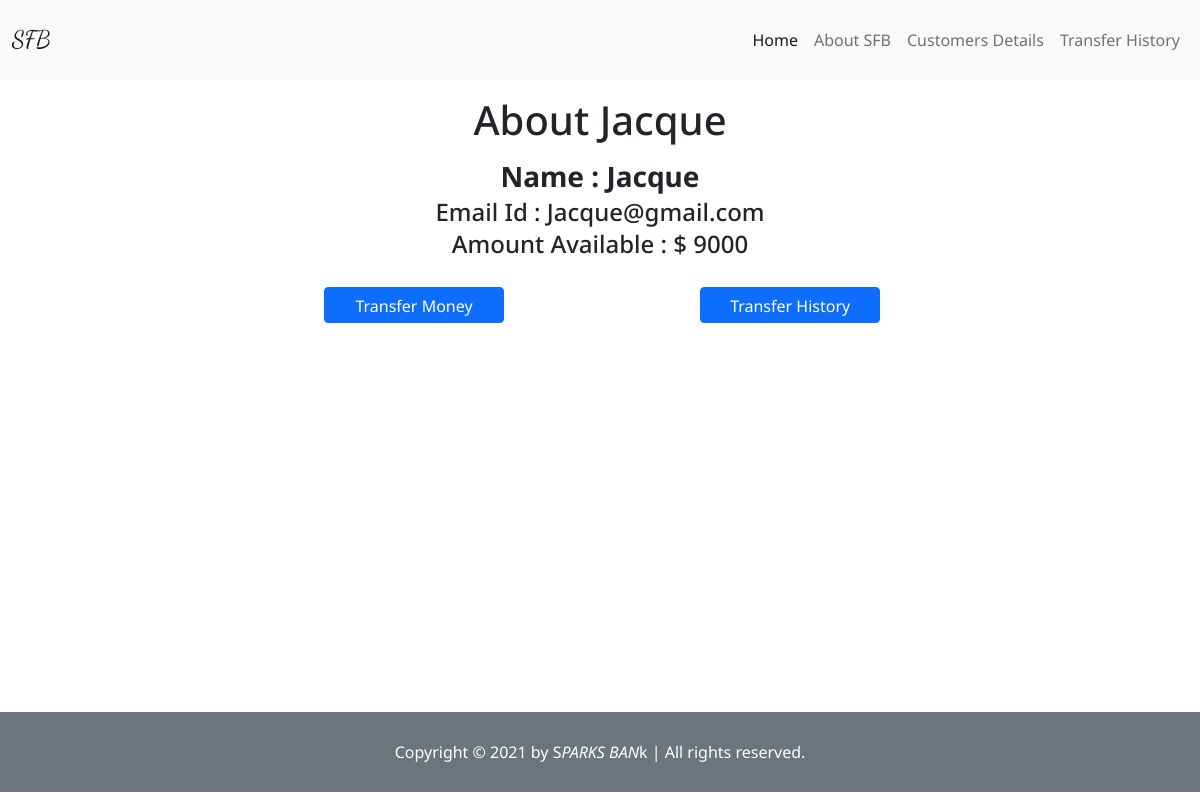
The page /customers/Jacque on the database its author committed.
### app.py (models this page shows, shortened)
class customer_details(db.Model):
    sno = db.Column(db.Integer, primary_key=True)
    name = db.Column(db.String(500), nullable=False)
    emailid = db.Column(db.String(500), nullable=False)
    balance = db.Column(db.Integer, nullable=False)

### app.py (the view, shortened to what this page needs)
@app.route("/customers/<string:name>", methods=['GET', 'POST'])
def customer(name):
    row = customer_details.query.filter_by(name=name).first()
    allrows = customer_details.query.all()
    return render_template('customer.html', cst=row, allrows=allrows)

### templates/customer.html (shortened to what this page needs)
{% extends "index.html" %}
{% block body %}
<h1 class="d-flex justify-content-center my-3">About {{cst.name}}</h1>
<h3 class="my-1 text-center fw-bold">Name : {{cst.name}}</h3>
<h4 class="my-1 text-center">Email Id : {{cst.emailid}}</h4>
<h4 class="my-1 text-center">Amount Available : $ {{cst.balance}}</h4>
<button type="button" class="btn btn-primary btn-1" data-bs-toggle="modal" data-bs-target="#exampleModal">
    Transfer Money
</button>
<a href="/transfer/{{cst.name}}"><button type="button" class="btn-2 btn btn-primary">Transfer History </button>
</a>
{% endblock body %}

### static/CSS/style.css (style rules this page uses)
* { margin: 0; padding: 0; font-family: 'Noto Sans', sans-serif; }
.btn-1, .btn-2 { width: 15vw; height: 3vw; }
.btn-1 { margin: 2vw 0 0 27vw !important; }
.btn-2 { margin: 2vw 0 0 16vw !important; }

### rows shown on the page
customer_details: name "Jacque", emailid "Jacque@gmail.com", balance "9000"
